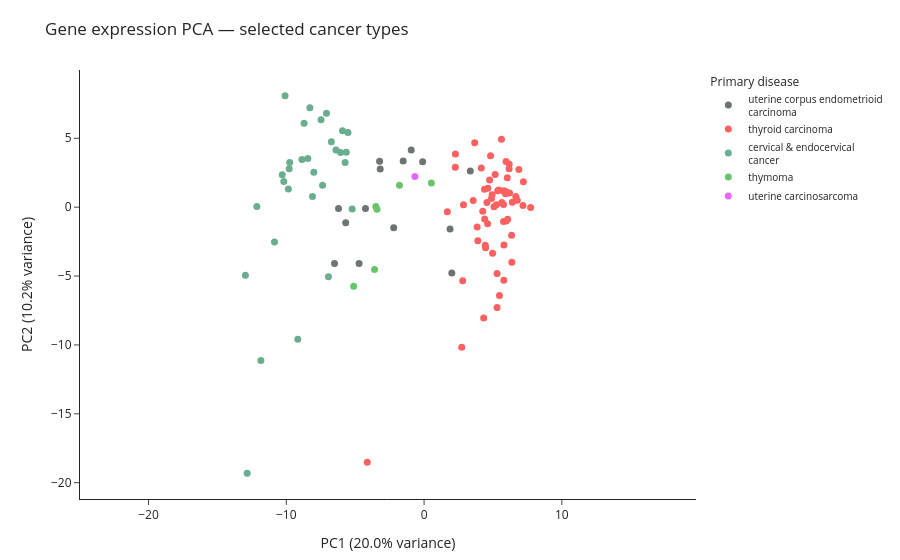

This figure's notebook cell:
### Code cell
labels_to_keep2 = [
    "thymoma",
    "thyroid carcinoma",
    "uterine carcinosarcoma",
    "uterine corpus endometrioid carcinoma",
    "cervical & endocervical cancer",
]
samples_to_keep2 = labels[labels["primary_disease"].isin(labels_to_keep2)].index
df_sub2 = df.loc[samples_to_keep2]

valid_cols2 = (df_sub2.sum(axis=0) > 0) & (df_sub2.var(axis=0) != 0)
df_sub2 = df_sub2.loc[:, valid_cols2]

scaler3 = StandardScaler()
pca3 = PCA(n_components=2, random_state=123)
pca3_df = pd.DataFrame(
    pca3.fit_transform(scaler3.fit_transform(df_sub2)),
    columns=["PC1", "PC2"],
    index=df_sub2.index,
)
pca3_df["disease"] = labels.loc[pca3_df.index, "primary_disease"].values

fig = plot_pca(pca3_df, pca3, "disease", "Gene expression PCA — selected cancer types")
fig.show()

### Figure 1 — Plotly figure (JSON) as saved in the notebook; plotly's stock layout.template omitted (floating-point values rounded to 4 significant figures)
{"data": [{"customdata": [["uterine corpus endometrioid carcinoma"], ["uterine corpus endometrioid carcinoma"], ["uterine corpus endometrioid carcinoma"], ["uterine corpus endometrioid carcinoma"], ["uterine corpus endometrioid carcinoma"], ["uterine corpus endometrioid carcinoma"], ["uterine corpus endometrioid carcinoma"], ["uterine corpus endometrioid carcinoma"], ["uterine corpus endometrioid carcinoma"], ["uterine corpus endometrioid carcinoma"], ["uterine corpus endometrioid carcinoma"], ["uterine corpus endometrioid carcinoma"], ["uterine corpus endometrioid carcinoma"], ["uterine corpus endometrioid carcinoma"]], "hovertemplate": "<b>%{hovertext}</b><br><br>Primary disease=%{customdata[0]}<br>PC1 (20.0% variance)=%{x:.2f}<br>PC2 (10.2% variance)=%{y:.2f}<extra></extra>", "hovertext": ["TCGA-AJ-A3OK-01", "TCGA-A5-A7WJ-01", "TCGA-BK-A6W4-01", "TCGA-AJ-A3NF-01", "TCGA-AX-A3G3-01", "TCGA-AX-A3G9-01", "TCGA-DI-A2QY-11", "TCGA-QS-A744-01", "TCGA-EY-A54A-01", "TCGA-A5-A2K7-01", "TCGA-B5-A0K9-01", "TCGA-FL-A1YL-11", "TCGA-AX-A3G6-01", "TCGA-AX-A3FW-01"], "legendgroup": "uterine corpus endometrioid carcinoma", "marker": {"color": "#222A2A", "line": {"width": 0}, "size": 7, "symbol": "circle"}, "mode": "markers", "name": "uterine corpus endometrioid<br>carcinoma", "opacity": 0.65, "orientation": "v", "showlegend": true, "type": "scatter", "x": [1.886, -3.184, -0.1025, -0.9328, -4.718, -6.209, 2.014, -3.229, -1.517, -6.5, -4.253, 3.355, -5.687, -2.205], "xaxis": "x", "y": [-1.578, 2.778, 3.301, 4.151, -4.084, -0.09192, -4.772, 3.331, 3.345, -4.082, -0.1016, 2.624, -1.136, -1.489], "yaxis": "y"}, {"customdata": [["thyroid carcinoma"], ["thyroid carcinoma"], ["thyroid carcinoma"], ["thyroid carcinoma"], ["thyroid carcinoma"], ["thyroid carcinoma"], ["thyroid carcinoma"], ["thyroid carcinoma"], ["thyroid carcinoma"], ["thyroid carcinoma"], ["thyroid carcinoma"], ["thyroid carcinoma"], ["thyroid carcinoma"], ["thyroid carcinoma"], ["thyroid carcinoma"], ["thyroid carcinoma"], ["thyroid carcinoma"], ["thyroid carcinoma"], ["thyroid carcinoma"], ["thyroid carcinoma"], ["thyroid carcinoma"], ["thyroid carcinoma"], ["thyroid carcinoma"], ["thyroid carcinoma"], ["thyroid carcinoma"], ["thyroid carcinoma"], ["thyroid carcinoma"], ["thyroid carcinoma"], ["thyroid carcinoma"], ["thyroid carcinoma"], ["thyroid carcinoma"], ["thyroid carcinoma"], ["thyroid carcinoma"], ["thyroid carcinoma"], ["thyroid carcinoma"], ["thyroid carcinoma"], ["thyroid carcinoma"], ["thyroid carcinoma"], ["thyroid carcinoma"], ["thyroid carcinoma"], ["thyroid carcinoma"], ["thyroid carcinoma"], ["thyroid carcinoma"], ["thyroid carcinoma"], ["thyroid carcinoma"], ["thyroid carcinoma"], ["thyroid carcinoma"], ["thyroid carcinoma"], ["thyroid carcinoma"], ["thyroid carcinoma"], ["thyroid carcinoma"], ["thyroid carcinoma"], ["thyroid carcinoma"], ["thyroid carcinoma"], ["thyroid carcinoma"], ["thyroid carcinoma"], ["thyroid carcinoma"], ["thyroid carcinoma"], ["thyroid carcinoma"], ["thyroid carcinoma"], ["thyroid carcinoma"]], "hovertemplate": "<b>%{hovertext}</b><br><br>Primary disease=%{customdata[0]}<br>PC1 (20.0% variance)=%{x:.2f}<br>PC2 (10.2% variance)=%{y:.2f}<extra></extra>", "hovertext": ["TCGA-BJ-A190-01", "TCGA-EM-A3SZ-01", "TCGA-FE-A3PC-01", "TCGA-DJ-A4UP-01", "TCGA-BJ-A45D-01", "TCGA-FE-A238-01", "TCGA-H2-A421-01", "TCGA-ET-A39S-01", "TCGA-ET-A3DP-01", "TCGA-E3-A3DZ-01", "TCGA-KS-A4ID-01", "TCGA-CE-A27D-01", "TCGA-EM-A1CW-01", "TCGA-ET-A4KN-01", "TCGA-EL-A3T9-01", "TCGA-DJ-A2PQ-01", "TCGA-BJ-A28T-01", "TCGA-FY-A3YR-01", "TCGA-IM-A3EB-01", "TCGA-EM-A22J-01", "TCGA-EM-A3FR-01", "TCGA-DO-A1JZ-11", "TCGA-ET-A25I-01", "TCGA-CE-A482-01", "TCGA-DJ-A1QE-01", "TCGA-FY-A3TY-01", "TCGA-EM-A22P-01", "TCGA-EM-A3SU-01", "TCGA-H2-A26U-01", "TCGA-BJ-A4O8-01", "TCGA-BJ-A2NA-01", "TCGA-EL-A4K2-01", "TCGA-EM-A2CN-01", "TCGA-DE-A69J-01", "TCGA-EM-A3ST-01", "TCGA-DJ-A3VA-01", "TCGA-EL-A3GW-01", "TCGA-DJ-A3VJ-01", "TCGA-ET-A3BV-01", "TCGA-FE-A239-01", "TCGA-BJ-A2N8-11", "TCGA-FE-A3PA-01", "TCGA-J8-A4HW-01", "TCGA-KS-A4I9-01", "TCGA-FE-A22Z-01", "TCGA-ET-A3DW-11", "TCGA-DJ-A2Q0-01", "TCGA-BJ-A2P4-01", "TCGA-DJ-A3UY-01", "TCGA-CE-A3ME-01", "TCGA-J8-A3YF-01", "TCGA-DJ-A3VD-01", "TCGA-BJ-A0ZC-01", "TCGA-BJ-A0Z3-01", "TCGA-DJ-A4UQ-01", "TCGA-E8-A438-01", "TCGA-E8-A2JQ-01", "TCGA-DJ-A1QL-01", "TCGA-FY-A40N-01", "TCGA-EM-A1YD-01", "TCGA-BJ-A0ZF-01"], "legendgroup": "thyroid carcinoma", "marker": {"color": "#FB0D0D", "line": {"width": 0}, "size": 7, "symbol": "circle"}, "mode": "markers", "name": "thyroid carcinoma", "opacity": 0.65, "orientation": "v", "showlegend": true, "type": "scatter", "x": [4.94, 4.891, 5.298, 5.245, 2.734, 4.261, 4.611, 5.958, 6.877, 6.711, 4.462, 4.633, 3.852, -4.124, 2.266, 7.18, 5.616, 5.918, 4.383, 6.07, 6.356, 6.172, 4.441, 5.768, 4.822, 5.947, 5.161, 2.802, 4.153, 4.755, 5.344, 5.766, 6.37, 5.803, 5.296, 6.765, 6.404, 4.561, 2.276, 3.902, 7.21, 5.788, 5.957, 5.642, 3.565, 6.206, 2.858, 4.325, 6.175, 5.078, 4.399, 3.672, 5.793, 5.429, 6.659, 5.474, 1.689, 5.797, 7.733, 6.04, 4.973], "xaxis": "x", "y": [0.9069, 0.6342, -4.819, 0.1696, -10.16, -0.288, -1.211, -1.008, 2.736, 0.5232, -2.938, 1.369, -1.432, -18.51, 2.893, 0.1126, 4.921, 0.966, 1.302, -0.8753, -2.047, 2.784, -2.757, 0.2024, 3.74, 3.312, 2.375, -5.333, 2.848, 1.979, 1.2, -1.046, -3.992, 1.137, -7.291, 0.4955, 0.362, 0.33, 3.866, -2.446, 1.847, -5.308, 1.121, 0.3466, 0.4813, 1.024, 0.1773, -8.042, 3.13, 0.0228, -0.8645, 4.681, 1.189, 1.242, 0.7803, -6.405, -0.3307, -2.749, -0.02007, 2.143, -3.34], "yaxis": "y"}, {"customdata": [["cervical & endocervical cancer"], ["cervical & endocervical cancer"], ["cervical & endocervical cancer"], ["cervical & endocervical cancer"], ["cervical & endocervical cancer"], ["cervical & endocervical cancer"], ["cervical & endocervical cancer"], ["cervical & endocervical cancer"], ["cervical & endocervical cancer"], ["cervical & endocervical cancer"], ["cervical & endocervical cancer"], ["cervical & endocervical cancer"], ["cervical & endocervical cancer"], ["cervical & endocervical cancer"], ["cervical & endocervical cancer"], ["cervical & endocervical cancer"], ["cervical & endocervical cancer"], ["cervical & endocervical cancer"], ["cervical & endocervical cancer"], ["cervical & endocervical cancer"], ["cervical & endocervical cancer"], ["cervical & endocervical cancer"], ["cervical & endocervical cancer"], ["cervical & endocervical cancer"], ["cervical & endocervical cancer"], ["cervical & endocervical cancer"], ["cervical & endocervical cancer"], ["cervical & endocervical cancer"], ["cervical & endocervical cancer"], ["cervical & endocervical cancer"]], "hovertemplate": "<b>%{hovertext}</b><br><br>Primary disease=%{customdata[0]}<br>PC1 (20.0% variance)=%{x:.2f}<br>PC2 (10.2% variance)=%{y:.2f}<extra></extra>", "hovertext": ["TCGA-FU-A5XV-01", "TCGA-VS-A8QF-01", "TCGA-UC-A7PG-01", "TCGA-EA-A78R-01", "TCGA-MY-A5BF-01", "TCGA-ZJ-A8QR-01", "TCGA-MU-A51Y-01", "TCGA-LP-A4AV-01", "TCGA-EK-A2GZ-01", "TCGA-DG-A2KJ-01", "TCGA-C5-A2LT-01", "TCGA-LP-A4AX-01", "TCGA-FU-A3EO-01", "TCGA-FU-A3NI-01", "TCGA-C5-A7XC-01", "TCGA-EK-A2R7-01", "TCGA-EK-A2PK-01", "TCGA-DS-A0VK-01", "TCGA-GH-A9DA-01", "TCGA-C5-A1BE-01", "TCGA-C5-A7CG-01", "TCGA-HM-A3JK-01", "TCGA-C5-A907-01", "TCGA-VS-A8EJ-01", "TCGA-JW-A5VK-01", "TCGA-VS-A9UU-01", "TCGA-C5-A2LV-01", "TCGA-C5-A8XI-01", "TCGA-ZJ-AAXD-01", "TCGA-JW-A5VJ-01"], "legendgroup": "cervical & endocervical cancer", "marker": {"color": "#1C8356", "line": {"width": 0}, "size": 7, "symbol": "circle"}, "mode": "markers", "name": "cervical & endocervical<br>cancer", "opacity": 0.65, "orientation": "v", "showlegend": true, "type": "scatter", "x": [-10.09, -9.79, -8.288, -10.86, -8.709, -10.29, -5.921, -11.84, -7.086, -12.84, -8.866, -6.392, -9.169, -5.524, -6.729, -5.731, -7.366, -8.0, -9.754, -8.439, -5.65, -5.218, -8.1, -6.943, -12.97, -10.18, -12.14, -6.063, -7.479, -9.849], "xaxis": "x", "y": [8.082, 2.78, 7.22, -2.537, 6.083, 2.361, 5.553, -11.13, 6.825, -19.31, 3.46, 4.145, -9.581, 5.412, 4.753, 3.238, 1.595, 2.54, 3.245, 3.524, 3.992, -0.1249, 0.774, -5.049, -4.934, 1.87, 0.05087, 3.974, 6.338, 1.326], "yaxis": "y"}, {"customdata": [["thymoma"], ["thymoma"], ["thymoma"], ["thymoma"], ["thymoma"], ["thymoma"]], "hovertemplate": "<b>%{hovertext}</b><br><br>Primary disease=%{customdata[0]}<br>PC1 (20.0% variance)=%{x:.2f}<br>PC2 (10.2% variance)=%{y:.2f}<extra></extra>", "hovertext": ["TCGA-4V-A9QN-01", "TCGA-XM-A8RD-01", "TCGA-XU-A932-01", "TCGA-XU-A930-01", "TCGA-XM-AAZ2-01", "TCGA-XU-A92Y-01"], "legendgroup": "thymoma", "marker": {"color": "#1CA71C", "line": {"width": 0}, "size": 7, "symbol": "circle"}, "mode": "markers", "name": "thymoma", "opacity": 0.65, "orientation": "v", "showlegend": true, "type": "scatter", "x": [-3.594, -3.415, -5.109, -1.785, 0.5315, -3.501], "xaxis": "x", "y": [-4.527, -0.1502, -5.742, 1.599, 1.755, 0.04082], "yaxis": "y"}, {"customdata": [["uterine carcinosarcoma"]], "hovertemplate": "<b>%{hovertext}</b><br><br>Primary disease=%{customdata[0]}<br>PC1 (20.0% variance)=%{x:.2f}<br>PC2 (10.2% variance)=%{y:.2f}<extra></extra>", "hovertext": ["TCGA-N9-A4PZ-01"], "legendgroup": "uterine carcinosarcoma", "marker": {"color": "#DA16FF", "line": {"width": 0}, "size": 7, "symbol": "circle"}, "mode": "markers", "name": "uterine carcinosarcoma", "opacity": 0.65, "orientation": "v", "showlegend": true, "type": "scatter", "x": [-0.6686], "xaxis": "x", "y": [2.217], "yaxis": "y"}], "layout": {"font": {"size": 12}, "height": 560, "legend": {"font": {"size": 10}, "title": {"text": "Primary disease"}, "tracegroupgap": 0}, "margin": {"b": 55, "t": 70}, "title": {"text": "Gene expression PCA — selected cancer types"}, "xaxis": {"anchor": "y", "domain": [0, 1], "title": {"text": "PC1 (20.0% variance)"}}, "yaxis": {"anchor": "x", "domain": [0, 1], "scaleanchor": "x", "scaleratio": 1, "title": {"text": "PC2 (10.2% variance)"}}}}
